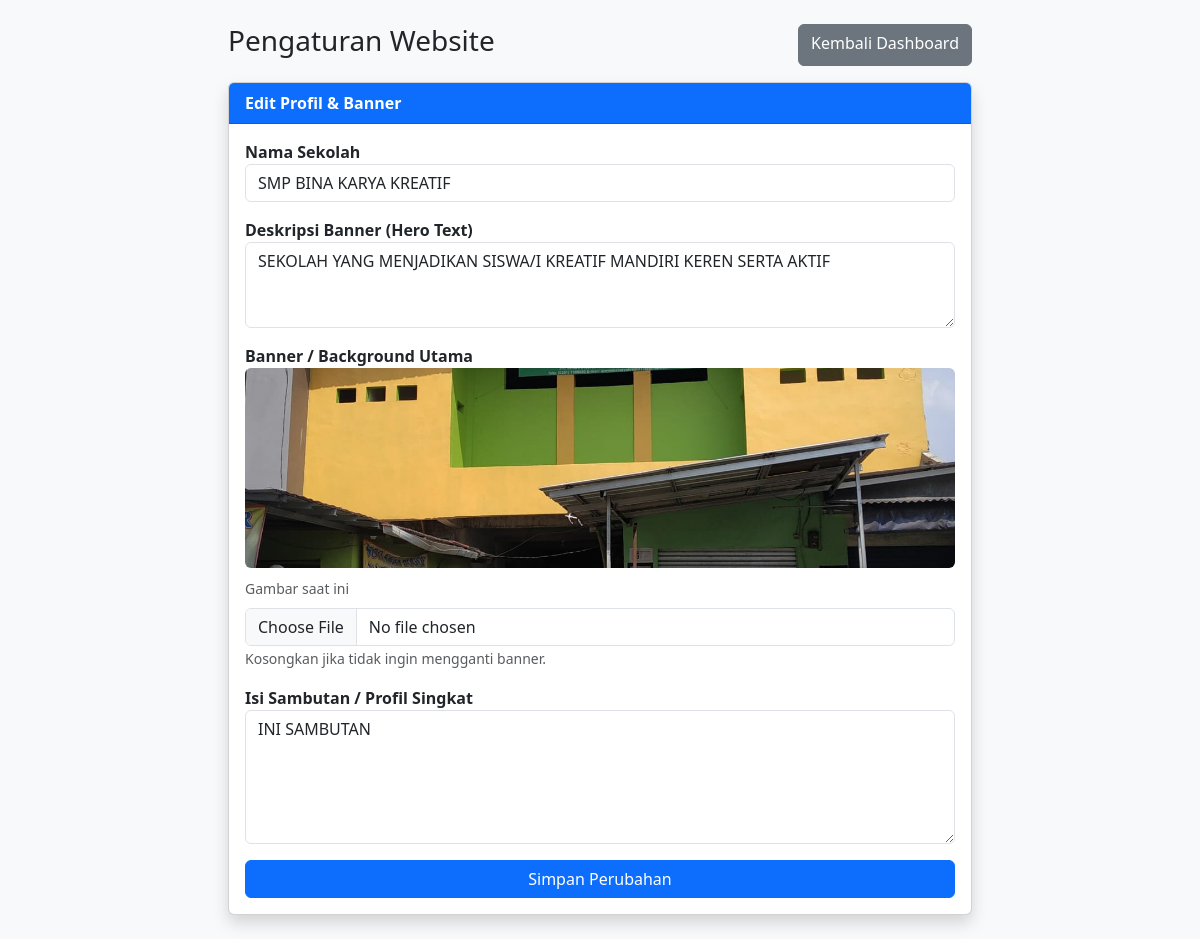
The page /admin/profil.php on the database its author committed.
### tables this page shows
CREATE TABLE `profil_sekolah` (
  `id` int(11) NOT NULL,
  `nama_sekolah` varchar(100) DEFAULT NULL,
  `deskripsi_hero` text DEFAULT NULL,
  `gambar_hero` varchar(255) DEFAULT NULL,
  `sambutan_kepsek` text DEFAULT NULL,
  `alamat` varchar(255) DEFAULT NULL,
  `email` varchar(100) DEFAULT NULL,
  `telepon` varchar(20) DEFAULT NULL,
  `facebook` varchar(100) DEFAULT NULL,
  `instagram` varchar(100) DEFAULT NULL,
  `isi_profil` text DEFAULT NULL,
  `gambar_profil` varchar(255) DEFAULT NULL,
  `keunggulan_1` varchar(255) DEFAULT NULL,
  `keunggulan_2` varchar(255) DEFAULT NULL,
  `keunggulan_3` varchar(255) DEFAULT NULL
);

### admin/profil.php (the view, shortened to what this page needs)
<?php
include '../config/koneksi.php';
$query = mysqli_query($koneksi, "SELECT * FROM profil_sekolah WHERE id=1");
$data  = mysqli_fetch_assoc($query);
?>
<!DOCTYPE html>
<html>
<head>
    <link href="https://cdn.jsdelivr.net/npm/bootstrap@5.3.0/dist/css/bootstrap.min.css" rel="stylesheet">
</head>
<body class="bg-light p-4">
    <div class="container col-md-8">
        <div class="d-flex justify-content-between mb-3">
            <h3>Pengaturan Website</h3>
            <a href="index.php" class="btn btn-secondary">Kembali Dashboard</a>
        </div>
        <div class="card shadow">
            <div class="card-header bg-primary text-white fw-bold">Edit Profil & Banner</div>
            <div class="card-body">
                <form action="proses.php" method="POST" enctype="multipart/form-data">
                    <div class="mb-3">
                        <label class="fw-bold">Nama Sekolah</label>
                        <input type="text" name="nama_sekolah" class="form-control" value="<?= $data['nama_sekolah'] ?>" required>
                    </div>
                    <div class="mb-3">
                        <label class="fw-bold">Deskripsi Banner (Hero Text)</label>
                        <textarea name="deskripsi_hero" class="form-control" rows="3"><?= $data['deskripsi_hero'] ?></textarea>
                    </div>
                    <div class="mb-3">
                        <label class="fw-bold">Banner / Background Utama</label><br>
                        <?php if(!empty($data['gambar_hero'])): ?>
                            <img src="../assets/img_sekolah/<?= $data['gambar_hero'] ?>" class="mb-2 rounded" width="100%" style="max-height: 200px; object-fit: cover;">
                            <br><small class="text-muted">Gambar saat ini</small>
                        <?php else: ?>
                            <small class="text-danger">Belum ada banner diupload.</small>
                        <?php endif; ?>
                        <input type="file" name="foto_hero" class="form-control mt-2" accept="image/*">
                        <small class="text-muted">Kosongkan jika tidak ingin mengganti banner.</small>
                    </div>
                    <div class="mb-3">
                        <label class="fw-bold">Isi Sambutan / Profil Singkat</label>
                        <textarea name="isi_profil" class="form-control" rows="5"><?= $data['isi_profil'] ?? '' ?></textarea>
                    </div>
                    <button type="submit" name="update_profil" class="btn btn-primary w-100">Simpan Perubahan</button>
                </form>
            </div>
        </div>
    </div>
</body>
</html>

### rows shown on the page
profil_sekolah: nama_sekolah "SMP BINA KARYA KREATIF", deskripsi_hero "SEKOLAH YANG MENJADIKAN SISWA/I KREATIF MANDIRI KEREN SERTA AKTIF", gambar_hero (picture), isi_profil "INI SAMBUTAN"
